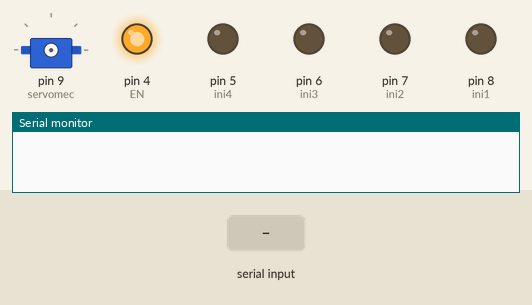
A sketch run on a simulated Arduino Uno, built with avr-gcc and run on an emulated ATmega328P. On the bench: servo, output pins drawn as LEDs (lit = HIGH), the last lines printed to the serial monitor. Dashed ring = blinking. Inputs (shaded band) come from the test bench.

Above: at 3.3 s.
3.4 s: "90,45\n" received over Serial
At 3.71 s:
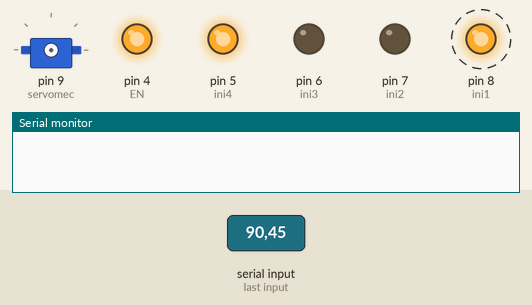
5.4 s: "30,150\n" received over Serial
At 5.9 s:
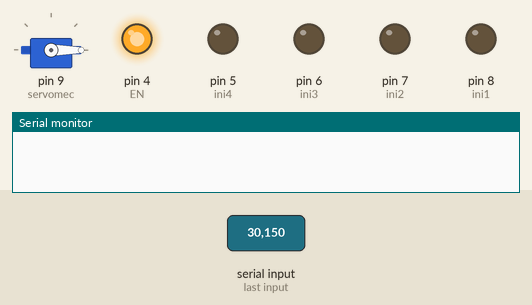
6.9 s: "6" received over Serial
At 9.3 s:
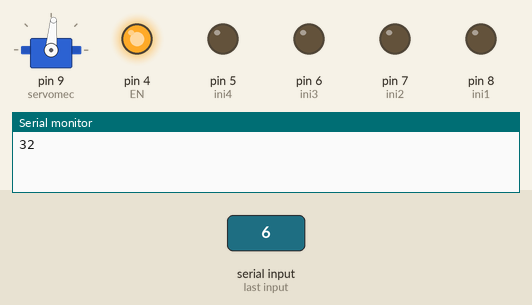
9.9 s: "3" received over Serial
At 10.6 s:
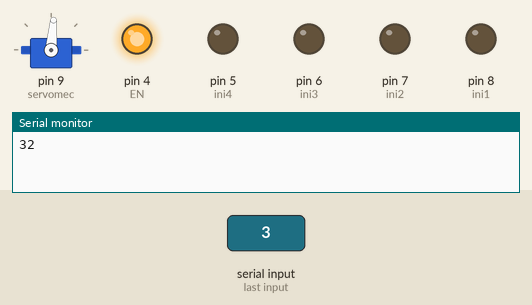
11.4 s: "4" received over Serial
At 11.7 s:
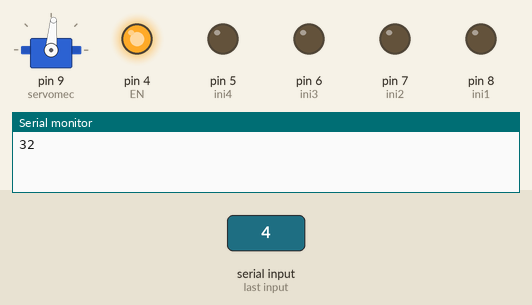
12.9 s: "5" received over Serial
At 13.8 s:
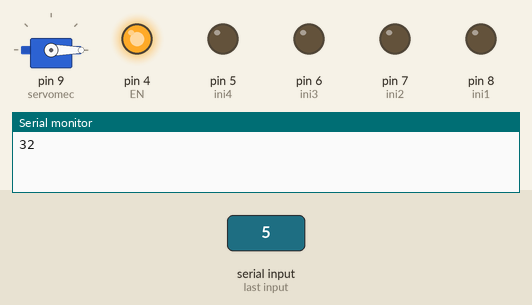
Timing chart, 0 to 15.5 s (numbered marks = the images above; inputs shaded):
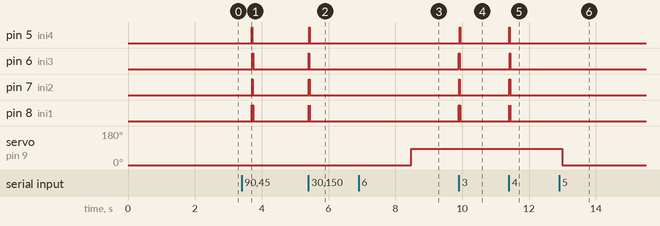

The sketch:

IM_AndroidVF.ino
```cpp
#include <Servo.h>
#include <SoftwareSerial.h>

int Rx2=3; //conectar al TX RS232
int Tx2=2; //conectar al RX del RS232

SoftwareSerial sensor(Rx2, Tx2); //comunicacion sensorLaser
#define start 0xAA
#define fin 0XA8
#define slave 0xFF
#define EN 4
#define TRIG 12
#define ECHO 13
#define ini1 8
#define ini2 7
#define ini3 6
#define ini4 5
int num=0,aux1=0,aux2=0;

Servo servomec;

void setup() {
 pinMode(EN, OUTPUT);
 pinMode(TRIG, OUTPUT);
 pinMode(ECHO, INPUT);
 pinMode(ini1,OUTPUT);
 pinMode(ini2,OUTPUT);
 pinMode(ini3,OUTPUT);
 pinMode(ini4,OUTPUT);
 digitalWrite(EN, LOW);
 digitalWrite(TRIG, LOW);
 digitalWrite(ECHO, LOW);
 digitalWrite(ini1, LOW);
 digitalWrite(ini2, LOW);
 digitalWrite(ini3, LOW);
 digitalWrite(ini4, LOW);
 Serial.begin(9600);
  while (!Serial) {
    ; // wait for serial port to connect. Needed
  }
 digitalWrite(EN, HIGH);
 sensor.begin(9600);
 sensor.setTimeout(200);
 singleMeasurement();
 }

int laser(int siete)
{if (siete =='7')
  {  laserOn(false); }
}

int altura(int cuatro)
{
if (cuatro =='1')
  {
  delay(100);
  singleMeasurement();
  }
}

int implantacion (int cinco,int seis)
{
servomec.detach();
delay(100);
int angulo=0, enable1=0, enable2=0;
if (cinco =='5')
{
 servomec.attach(9);
 for(angulo = 0; angulo <85; angulo += 1) {   //  un ciclo para mover el servo entre los 0 y los 90 grados
  if (enable1==0)
 {
 servomec.write(angulo);// manda al servo la posicion
 delay(15);
 enable1++;
    }
   enable2++;
}
aux1=1;
aux2=0;
}
else if (seis =='6')
{
  aux2=1;
  for(angulo = 85; angulo >= 1; angulo -= 1)    {   //  un ciclo para mover el servo entre los 90 y los 0 grados
   if (enable2==0)
 {
  servomec.attach(9);
  servomec.write(angulo);
  delay(15);
  enable2++;
  }
}}}

void singleMeasurement()
{
  laserOn(false);
  byte args[2]={slave,0x44}; //arreglo de 2 argumentos tipo cadena de caracteres
  //definir comportamiento del sensor como esclavo en la dirección 0xFF y a una sola medición
  //Serial.println("Midiendo");
  sensor.write(start);
  sensor.write(args,2); //activa una sola medición
  sensor.write(generateChecksum(args));
  sensor.write(fin);
  delay(1500);
  sensor.read();
  sensor.read();
  sensor.read();
  sensor.read();
  sensor.read();
  num=sensor.readString().toInt();
  if(aux1==1 && aux2==0){
  num=num+32;               //ajuste de implantacion (32)
  Serial.println(num);
  }
  else if(aux1==1 && aux2==1){
  num=num+143;              //ajuste de altura quitarle 2mm **155
  Serial.println(num);
  }
  laserOff(false);
}

void laserOn(bool read)
{
  byte args[2]={slave,0x42};
  sensor.write(start);
  sensor.write(args,2);
  sensor.write(generateChecksum(args));
  sensor.write(fin);
  delay(200);
  if(read)
  {
    printResult();
  }
  else
  {
    flushResult();
  }
}

void laserOff(bool read)
{
  byte args[2]={slave,0x43};
  sensor.write(start);
  sensor.write(args,2);
  sensor.write(generateChecksum(args));
  sensor.write(fin);
  delay(200);
  if(read)
  {
    printResult();
  }
  else
  {
    flushResult();
  }
}

void printResult()
{
while(sensor.available()>0)
{
    Serial.print(sensor.read(),HEX);
    Serial.print(" ");
  }
  Serial.println();
}

void flushResult()
{
  while(sensor.available())
  {
    sensor.read();
  }
}

char getASCII(byte entrada)
{
    return char(entrada);
}

byte generateChecksum(byte args[])
{
  byte checksum = 0;

  for(int i=0;i<2;i++)
  {
    checksum += args[i];
  }

  if((args[1]==0x41)||(args[1]==0x47)) //0x41 set slave address 0x47 buzzer
  {
    checksum += args[2];
  }
  checksum = checksum & 0x7F; //Evalua bit a bit
  //dirección del esclavo+comando.... & 0x7F

  return checksum;
}

bool validateChecksum(byte args[])
{
  return true;
}

int basemovil (int dos,int tres)
{

int velocidad=10;
if (dos=='3')//horario
{
digitalWrite(ini1,HIGH);
digitalWrite(ini2,LOW);
digitalWrite(ini3,HIGH);
digitalWrite(ini4,LOW);

delay(velocidad);
digitalWrite(ini1,LOW);
digitalWrite(ini2,HIGH);
digitalWrite(ini3,HIGH);
digitalWrite(ini4,LOW);

delay(velocidad);
digitalWrite(ini1,LOW);
digitalWrite(ini2,HIGH);
digitalWrite(ini3,LOW);
digitalWrite(ini4,HIGH);
delay(velocidad);
digitalWrite(ini1,HIGH);
digitalWrite(ini2,LOW);
digitalWrite(ini3,LOW);
digitalWrite(ini4,HIGH);

delay(velocidad);
digitalWrite(ini1,LOW);
digitalWrite(ini2,LOW);
digitalWrite(ini3,LOW);
digitalWrite(ini4,LOW);

}
else if (tres=='4')
{
digitalWrite(ini1,HIGH);
digitalWrite(ini2,LOW);
digitalWrite(ini3,LOW);
digitalWrite(ini4,HIGH);

delay(velocidad);

digitalWrite(ini1,LOW);
digitalWrite(ini2,HIGH);
digitalWrite(ini3,LOW);
digitalWrite(ini4,HIGH);

delay(velocidad);

digitalWrite(ini1,LOW);
digitalWrite(ini2,HIGH);
digitalWrite(ini3,HIGH);
digitalWrite(ini4,LOW);

delay(velocidad);

digitalWrite(ini1,HIGH);
digitalWrite(ini2,LOW);
digitalWrite(ini3,HIGH);
digitalWrite(ini4,LOW);

delay(velocidad);

digitalWrite(ini1,LOW);
digitalWrite(ini2,LOW);
digitalWrite(ini3,LOW);
digitalWrite(ini4,LOW);
 }
 }
//Referencia:Medición hacia el poste negativa
int decentramiento(int uno)
{
//long tiempo,dist_sens=0,dist_fin=0,dist_max=200;
float tiempo,dist_sens=0,dist_fin=0,dist_max=200;
  while (dist_sens<dist_max & uno == '2' )
    {
    uno=LOW;
    digitalWrite(TRIG,LOW);
    delayMicroseconds(5);
    digitalWrite(TRIG,HIGH);
    delayMicroseconds(10);
    digitalWrite(TRIG,LOW);
    tiempo=pulseIn(ECHO,HIGH);
    dist_sens=(tiempo/29.1)*0.5; //cambiar por 2.91 para hacer la medición en mm (antes 29.1 para cm)
    if (dist_sens<=76.5)//antes 76.5
    {dist_fin=85-(dist_sens+8.5);//ajustar el 76.5 y 8.5 solamente ej 76.6@8.4 // **ajustar a 9.5 (antes 85 8.5)
    Serial.println("-"+(String(dist_fin)));
    }
    else
    { dist_fin = (dist_sens + 10)-85; //**ajustar 8.5 a 11.5 (Antes 8.5 y 85)
    Serial.println("+"+(String(dist_fin)));}

    }
digitalWrite(TRIG,LOW);
digitalWrite(ECHO,LOW);
}

void loop() {
int R1, R2, R3,R4,R5, estado1=0;

  if (Serial.available()>0)
  {
    estado1=Serial.read();
    R1=decentramiento(estado1);
    R3=altura(estado1);
    R2=basemovil(estado1,estado1);
    R4=implantacion(estado1,estado1);
    R5=laser(estado1);
  }
 }
```

Measured:
- after the input at 3.4 s, pin 5 (ini4): LOW → HIGH after 0.30 s, → LOW 0.02 s later; pin 6 (ini3): LOW → HIGH after 0.32 s, → LOW 0.02 s later; pin 7 (ini2): LOW → HIGH after 0.31 s, → LOW 0.02 s later; pin 8 (ini1): alternates HIGH for 0.01 s and LOW for 0.02 s, 4 changes in all, then stays LOW, starting after 0.30 s
- after the input at 5.4 s, pin 5 (ini4), pin 6 (ini3), pin 7 (ini2): LOW → HIGH at once, → LOW 0.02 s later; pin 8 (ini1): alternates HIGH for 0.01 s and LOW for 0.02 s, 4 changes in all, then stays LOW, starting at once
- after the input at 6.9 s, servo on pin 9 (servomec): 0° → 85° after 1.6 s
- after the input at 9.9 s, pin 5 (ini4), pin 6 (ini3), pin 7 (ini2): LOW → HIGH at once, → LOW 0.02 s later; pin 8 (ini1): alternates HIGH for 0.01 s and LOW for 0.02 s, 4 changes in all, then stays LOW, starting at once
- after the input at 11.4 s, pin 5 (ini4), pin 6 (ini3), pin 7 (ini2): LOW → HIGH at once, → LOW 0.02 s later; pin 8 (ini1): alternates HIGH for 0.01 s and LOW for 0.02 s, 4 changes in all, then stays LOW, starting at once
- after the input at 12.9 s, servo on pin 9 (servomec): 85° → 0° after 0.10 s
